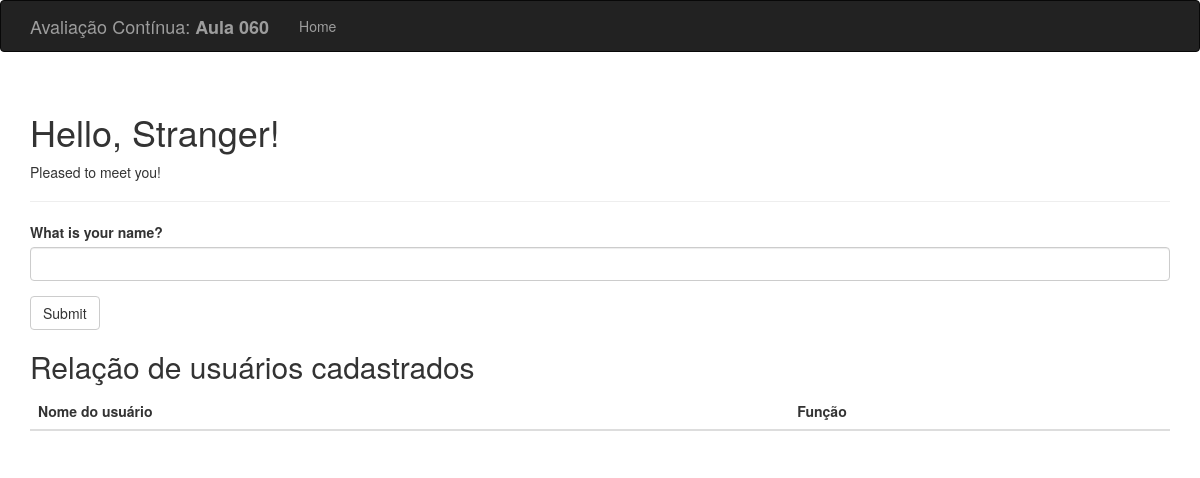
Before: / with the older database file.
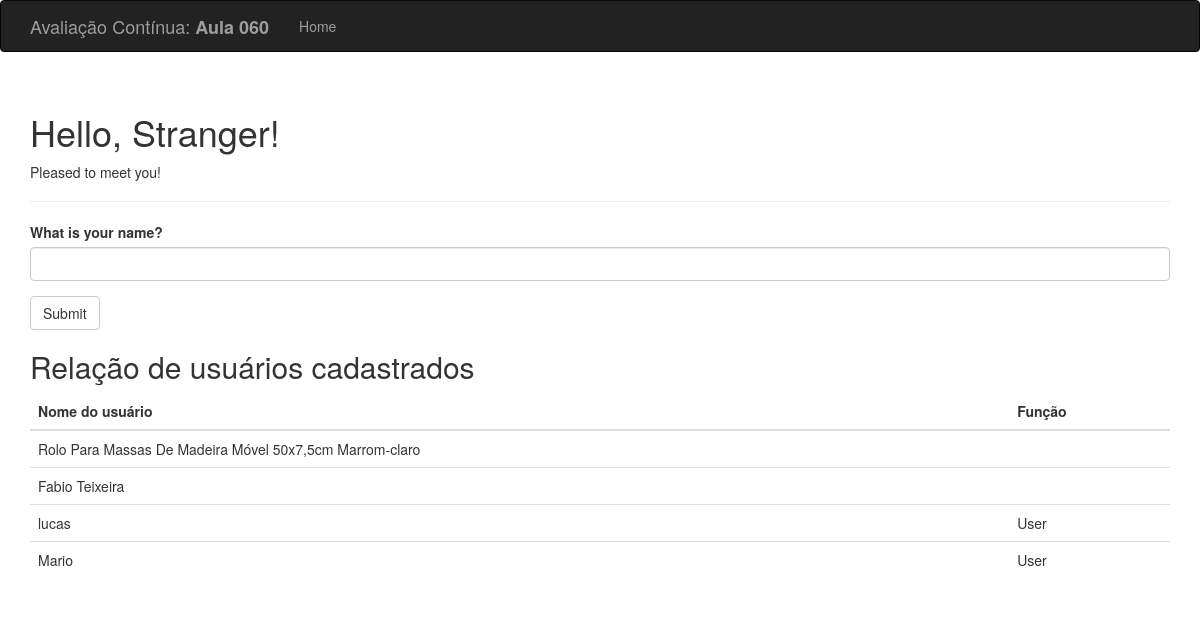
After: the same page with the newer database file.
### hello.py (models this page shows, shortened)
class User(db.Model):
    __tablename__ = 'users'
    id = db.Column(db.Integer, primary_key=True)
    username = db.Column(db.String(64), unique=True, index=True)
    role_id = db.Column(db.Integer, db.ForeignKey('roles.id'))

class Role(db.Model):
    __tablename__ = 'roles'
    id = db.Column(db.Integer, primary_key=True)
    name = db.Column(db.String(64), unique=True)
    users = db.relationship('User', backref='role', lazy='dynamic')

### hello.py (the view, shortened to what this page needs)
@app.route('/', methods=['GET', 'POST'])
def index():
    form = NameForm()
    users = User.query.all()
    return render_template(
        'index.html',
        form=form,
        name=session.get('name'),
        known=session.get('known', False),
        users=users
    )

### hello.py
class NameForm(FlaskForm):
    name = StringField('What is your name?', validators=[DataRequired()])
    submit = SubmitField('Submit')

### templates/index.html (shortened to what this page needs)
{% extends "base.html" %}
{% import "bootstrap/wtf.html" as wtf %}
{% block page_content %}
<div class="page-header">
    <h1>Hello, {% if name %}{{ name }}{% else %}Stranger{% endif %}!</h1>
    {% if not known %}
    <p>Pleased to meet you!</p>
    {% else %}
    <p>Happy to see you again!</p>
    {% endif %}
</div>
{{ wtf.quick_form(form) }}
<h2>Relação de usuários cadastrados</h2>
<table class="table">
    <thead>
    <tr>
        <th>Nome do usuário</th>
        <th>Função</th>
    </tr>
    </thead>
    <tbody>
    {% for user in users %}
    <tr>
        <td>{{ user.username }}</td>
        <td>{{ user.role.name }}</td>
    </tr>
    {% endfor %}
    </tbody>
</table>
{% endblock %}

### templates/base.html (shortened to what this page needs)
{% extends "bootstrap/base.html" %}
{% block head %}
{{ super() }}
{% endblock %}
{% block navbar %}
<div class="navbar navbar-inverse" role="navigation">
    <div class="container">
        <div class="navbar-header">
            <a class="navbar-brand" href="{{ url_for('index') }}">Avaliação Contínua: <strong>Aula 060</strong></a>
        </div>
        <div class="navbar-collapse collapse">
            <ul class="nav navbar-nav">
                <li>
                    <a href="{{ url_for('index') }}">Home</a>
                </li>
            </ul>
        </div>
    </div>
</div>
{% endblock %}
{% block content %}
<div class="container">
    {% block page_content %}{% endblock %}
</div>
{% endblock %}

Changed rows visible on the page:
added User: username "Rolo Para Massas De Madeira Móvel 50x7,5cm Marrom-claro"
added User: username "Fabio Teixeira"
added User: username "lucas", role.name "User"
added User: username "Mario", role.name "User"
